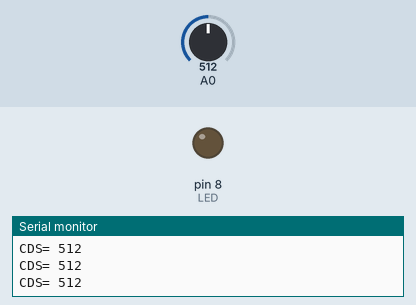
This sketch was run on a simulated Arduino Uno, built with avr-gcc and run on an emulated ATmega328P. Parts: output pins drawn as LEDs (lit = HIGH), the last lines printed to the serial monitor. Inputs (shaded band) come from the test bench; at power-on: A0 = 512.

Above: at 1.2 s.
1.3 s: A0 set to 318
2.8 s: A0 set to 284
At 3.4 s:
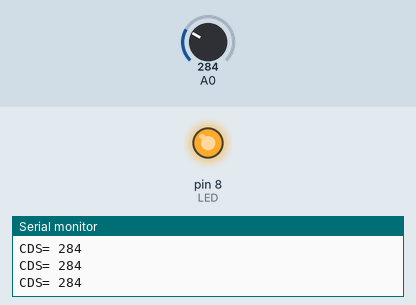
4.3 s: A0 set to 306
At 5.0 s:
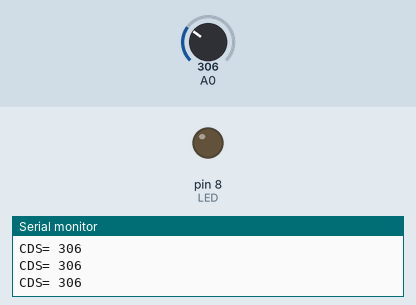
7.3 s: A0 set to 290
At 8.0 s:
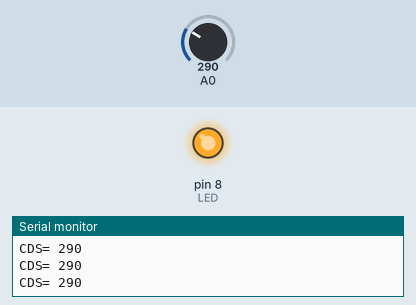
Timing chart, 0 to 9.8 s (numbered marks = the images above; inputs shaded):
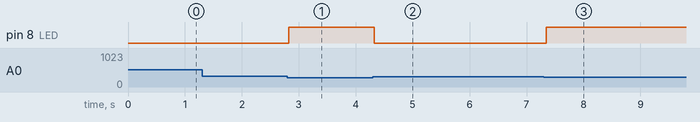

Measured:
- the behaviour switches between 301 and 300 on A0 (found by bisection; images 0 and 1)
- after the input at 2.8 s, pin 8 (LED): LOW → HIGH at once
- after the input at 4.3 s, pin 8 (LED): HIGH → LOW at once
- after the input at 7.3 s, pin 8 (LED): LOW → HIGH after 0.05 s

The sketch:

CDS_LED.ino
```cpp
 // analog read from A0 then LED at 8

 int LED = 8 ;

 void setup() {
  pinMode(LED,OUTPUT) ;
  Serial.begin(9600) ;
 }

 void loop() {
 int CDS = analogRead(A0) ;
 Serial.print("CDS= ") ;
 Serial.println(CDS) ;

  if(CDS <= 300) {
   digitalWrite(LED, HIGH) ;
   }
  else {
    digitalWrite(LED, LOW) ;
    }
  delay(50) ;
 }
```
